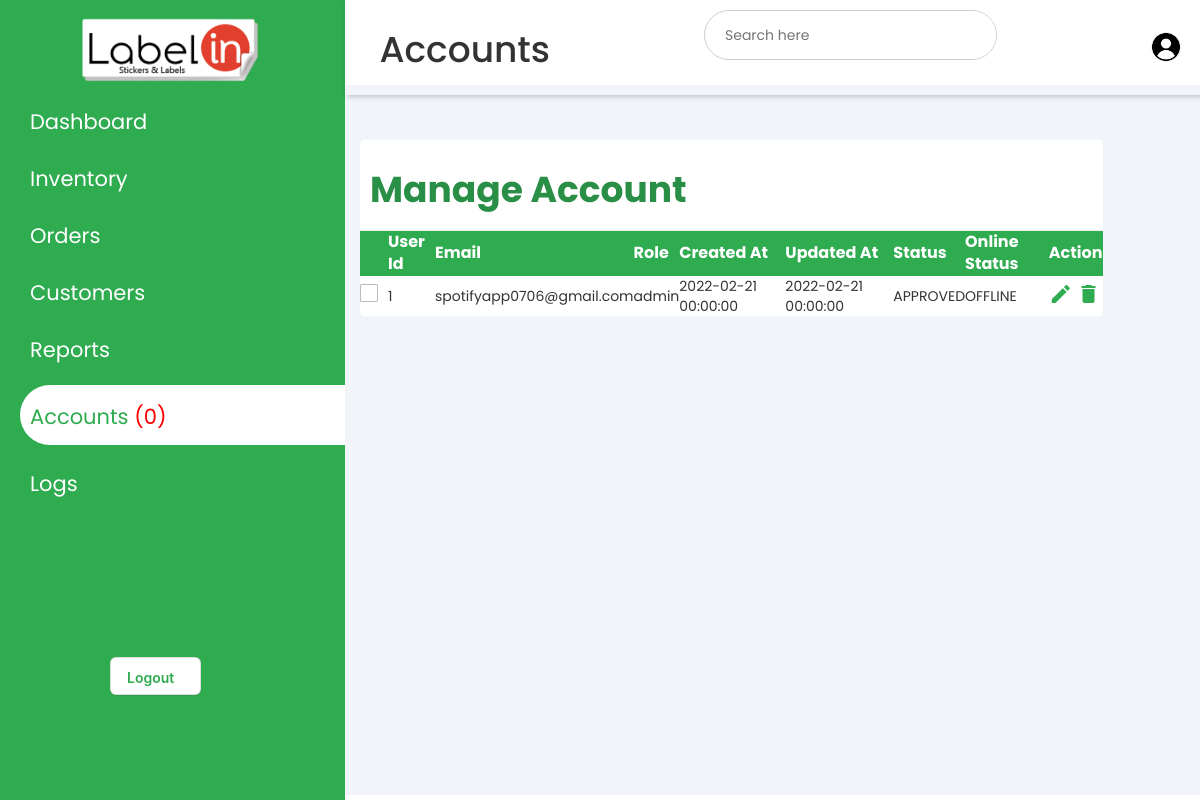
The page /adminaccounts.php on the database as committed earlier.
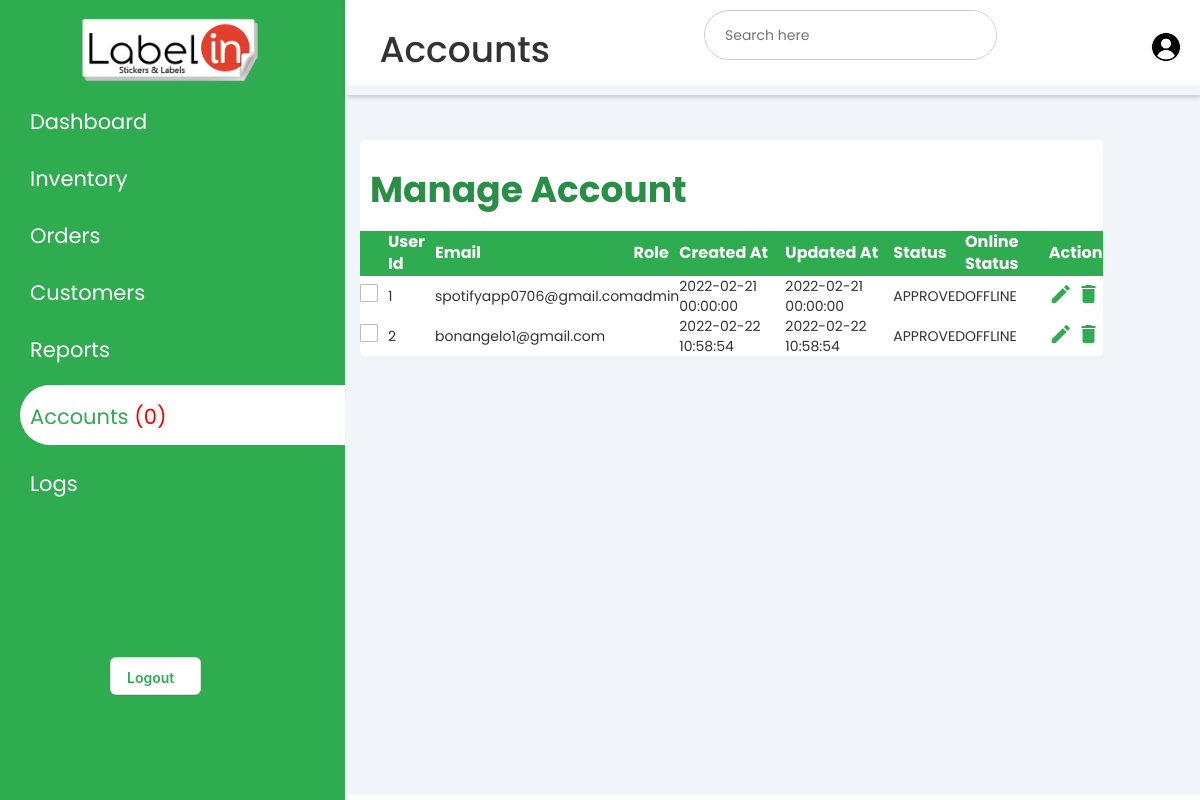
The same page on the database as committed later.
### tables this page shows
CREATE TABLE `users` (
  `user_id` int(11) NOT NULL,
  `password` varchar(60) NOT NULL,
  `email` varchar(60) NOT NULL,
  `role` varchar(10) NOT NULL,
  `createdat` datetime NOT NULL,
  `updatedat` datetime NOT NULL,
  `status` varchar(40) NOT NULL,
  `onstat` varchar(20) NOT NULL
);

### adminaccounts.php (the view, shortened to what the changed rows need)
<?php
  include "conn.php";
$users = "SELECT * FROM users";
$result = mysqli_query($conn,$users);
?>
<!DOCTYPE html>
<html lang="en">
<head>
    <link rel="stylesheet" href="https://maxst.icons8.com/vue-static/landings/line-awesome/line-awesome/1.3.0/css/line-awesome.min.css">
    <link rel="stylesheet" href="https://maxcdn.bootstrapcdn.com/font-awesome/4.7.0/css/font-awesome.min.css">
    <link rel="stylesheet" href="https://maxcdn.bootstrapcdn.com/bootstrap/3.3.7/css/bootstrap.min.css">
    <link rel="stylesheet" href="css/admindashboard.css">
</head>
<body>
        <div class = "main-content">
             <header>
                    <h1>
                        <label for="">
                            <span class="la la-bars"></span>
                        </label>
                        Accounts
                    </h1>
            </header>
            <main>
                <div class="table-grid">
                        <div class="orders">
                            <div class="table-card">
                                <div class="table-grid-header">
                                    <h1><b>Manage Account</b></h1>
                                    <br>
                                </div>
                                <div class="table-grid-card-body">
                                    <table width=100%>
                                        <thead>
                                            <tr class="tr-head">
                                                <th></th>
                                                <th>User Id</th>
                                                <th>Email</th>
                                                <th>Role</th>
                                                <th>Created At</th>
                                                <th>Updated At</th>
                                                <th>Status</th>
                                                <th>Online Status</th>
                                                <th>Action</th>
                                            </tr>
                                        </div>
                                    <tbody>
                                        <?php while($row=mysqli_fetch_assoc($result)):?>
                                        <tr>
                                            <th>
                                                <span class="custom-checkbox">
                                                <label for="checkbox1"></label>
                                                </span>
                                            </th>
                                            <td><?php echo $row['user_id'];?></td>
                                            <td><?php echo $row['email'];?></td>
                                            <td><?php echo $row['role'];?></td>
                                            <td><?php echo $row['createdat'];?></td>
                                            <td><?php echo $row['updatedat'];?></td>
                                            <td><?php echo $row['status'];?></td>
                                            <td><?php echo $row['onstat'];?></td>
                                            <td>
                                            <a href="" class="edit" data-toggle="modal"><i class="material-icons" data-toggle="tooltip" title="Edit">&#xE254;</i></a>
                                            <a href="" class="delete" data-toggle="modal"><i class="material-icons" data-toggle="tooltip" title="Delete">&#xE872;</i></a>
                                            </td>
                                         </tr>
                                         <?php endwhile;?>
                                        </tbody>
                            </div>
                                </div>
                            </div>
                        </div>
</body>
</html>

Rows that differ between the two databases and show on the page:
added users: user_id "2", email "bonangelo1@gmail.com", createdat "2022-02-22 10:58:54", updatedat "2022-02-22 10:58:54", status "APPROVED", onstat "OFFLINE"
